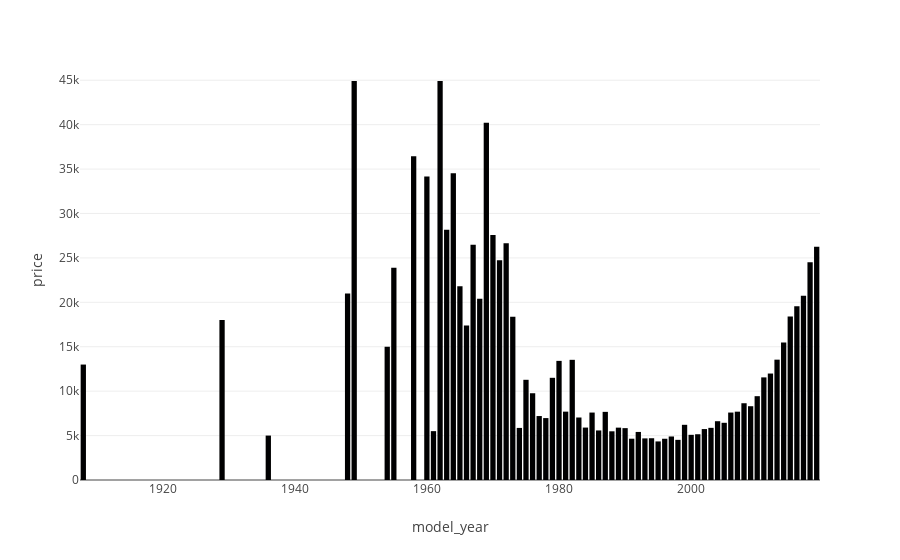
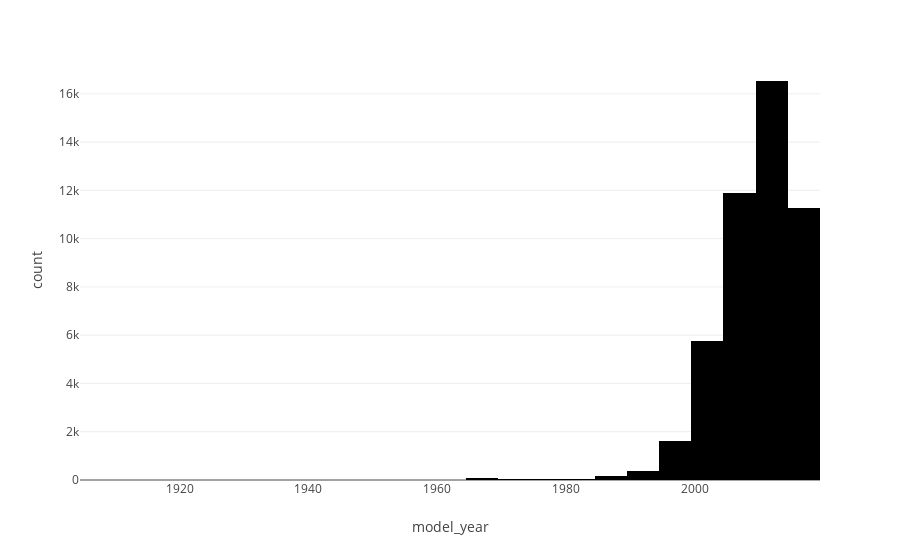

Source (notebook cell) for these figures, in order:
### Code cell
price_model_year = df.groupby('model_year')['price'].mean().reset_index()
# price_model_year.plot(kind= 'hist',
#                       title= 'Price of Models by Year')
# price_model_year.hist()
# df.hist(figsize=(8, 6))
# plt.tight_layout()
fig = px.bar(price_model_year, x='model_year', y='price')
fig.show()
fig = px.histogram(df, x='model_year', nbins=50)
fig.show()

### Figure 1 — Plotly figure (JSON) as saved in the notebook; plotly's stock layout.template omitted (floating-point values rounded to 4 significant figures)
{"data": [{"alignmentgroup": "True", "hovertemplate": "model_year=%{x}<br>price=%{y}<extra></extra>", "legendgroup": "", "marker": {"color": "#000001", "pattern": {"shape": ""}}, "name": "", "offsetgroup": "", "orientation": "v", "showlegend": false, "textposition": "auto", "type": "bar", "x": [1908, 1929, 1936, 1948, 1949, 1954, 1955, 1958, 1960, 1961, 1962, 1963, 1964, 1965, 1966, 1967, 1968, 1969, 1970, 1971, 1972, 1973, 1974, 1975, 1976, 1977, 1978, 1979, 1980, 1981, 1982, 1983, 1984, 1985, 1986, 1987, 1988, 1989, 1990, 1991, 1992, 1993, 1994, 1995, 1996, 1997, 1998, 1999, 2000, 2001, 2002, 2003, 2004, 2005, 2006, 2007, 2008, 2009, 2010, 2011, 2012, 2013, 2014, 2015, 2016, 2017, 2018, 2019], "xaxis": "x", "y": [12995, 18000, 5000, 21000, 44900, 15000, 23900, 36450, 34170.0, 5500, 44910.0, 28170.0, 34540.0, 21800.0, 17390.0, 26485, 20415, 40210, 27580, 24740.0, 26660, 18390.0, 5862.0, 11280.0, 9766.0, 7200.0, 6970, 11500.0, 13410.0, 7695, 13530.0, 7036.0, 5902, 7592.0, 5579.0, 7670.0, 5482.0, 5894.0, 5839.0, 4648.0, 5410.0, 4684.0, 4702.0, 4343.0, 4643.0, 4899.0, 4520.0, 6213.0, 5085.0, 5150.0, 5733.0, 5871.0, 6618.0, 6439.0, 7593.0, 7691.0, 8640.0, 8305.0, 9435.0, 11550.0, 11980.0, 13550.0, 15480.0, 18400.0, 19570.0, 20740.0, 24520.0, 26250.0], "yaxis": "y"}], "layout": {"barmode": "relative", "legend": {"tracegroupgap": 0}, "margin": {"t": 60}, "xaxis": {"anchor": "y", "domain": [0, 1], "title": {"text": "model_year"}}, "yaxis": {"anchor": "x", "domain": [0, 1], "title": {"text": "price"}}}}

### Figure 2 — Plotly figure (JSON) as saved in the notebook; plotly's stock layout.template omitted (floating-point values rounded to 4 significant figures; data arrays with more than 128 entries replaced by an {"elided": "..."} marker saying what was removed)
{"data": [{"alignmentgroup": "True", "bingroup": "x", "hovertemplate": "model_year=%{x}<br>count=%{y}<extra></extra>", "legendgroup": "", "marker": {"color": "#000001", "pattern": {"shape": ""}}, "name": "", "nbinsx": 50, "offsetgroup": "", "orientation": "v", "showlegend": false, "type": "histogram", "x": {"elided": "51525 int values"}, "xaxis": "x", "yaxis": "y"}], "layout": {"barmode": "relative", "legend": {"tracegroupgap": 0}, "margin": {"t": 60}, "xaxis": {"anchor": "y", "domain": [0, 1], "title": {"text": "model_year"}}, "yaxis": {"anchor": "x", "domain": [0, 1], "title": {"text": "count"}}}}
